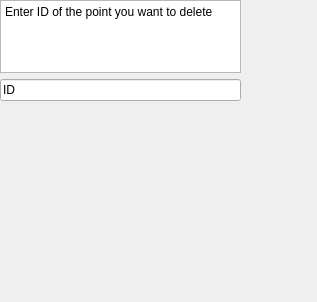
<?xml version="1.0" encoding="UTF-8"?>
<ui version="4.0">
 <class>DeletePointsLayout</class>
 <widget class="QWidget" name="DeletePointsLayout">
  <property name="geometry">
   <rect>
    <x>0</x>
    <y>0</y>
    <width>317</width>
    <height>302</height>
   </rect>
  </property>
  <property name="windowTitle">
   <string>Form</string>
  </property>
  <widget class="QWidget" name="verticalLayoutWidget">
   <property name="geometry">
    <rect>
     <x>0</x>
     <y>0</y>
     <width>241</width>
     <height>101</height>
    </rect>
   </property>
   <layout class="QVBoxLayout" name="verticalLayout">
    <item>
     <layout class="QVBoxLayout" name="mainLayout">
      <item>
       <widget class="QTextBrowser" name="textBrowser">
        <property name="html">
         <string>&lt;!DOCTYPE HTML PUBLIC &quot;-//W3C//DTD HTML 4.0//EN&quot; &quot;http://www.w3.org/TR/REC-html40/strict.dtd&quot;&gt;
&lt;html&gt;&lt;head&gt;&lt;meta name=&quot;qrichtext&quot; content=&quot;1&quot; /&gt;&lt;meta charset=&quot;utf-8&quot; /&gt;&lt;style type=&quot;text/css&quot;&gt;
p, li { white-space: pre-wrap; }
hr { height: 1px; border-width: 0; }
li.unchecked::marker { content: &quot;\2610&quot;; }
li.checked::marker { content: &quot;\2612&quot;; }
&lt;/style&gt;&lt;/head&gt;&lt;body style=&quot; font-family:'Segoe UI'; font-size:9pt; font-weight:400; font-style:normal;&quot;&gt;
&lt;p style=&quot; margin-top:0px; margin-bottom:0px; margin-left:0px; margin-right:0px; -qt-block-indent:0; text-indent:0px;&quot;&gt;Enter ID of the point you want to delete&lt;/p&gt;
&lt;p style=&quot;-qt-paragraph-type:empty; margin-top:0px; margin-bottom:0px; margin-left:0px; margin-right:0px; -qt-block-indent:0; text-indent:0px;&quot;&gt;&lt;br /&gt;&lt;/p&gt;&lt;/body&gt;&lt;/html&gt;</string>
        </property>
       </widget>
      </item>
      <item>
       <widget class="QLineEdit" name="pointToDeleteLineEdit">
        <property name="text">
         <string>ID</string>
        </property>
       </widget>
      </item>
     </layout>
    </item>
   </layout>
  </widget>
 </widget>
 <resources/>
 <connections/>
</ui>
